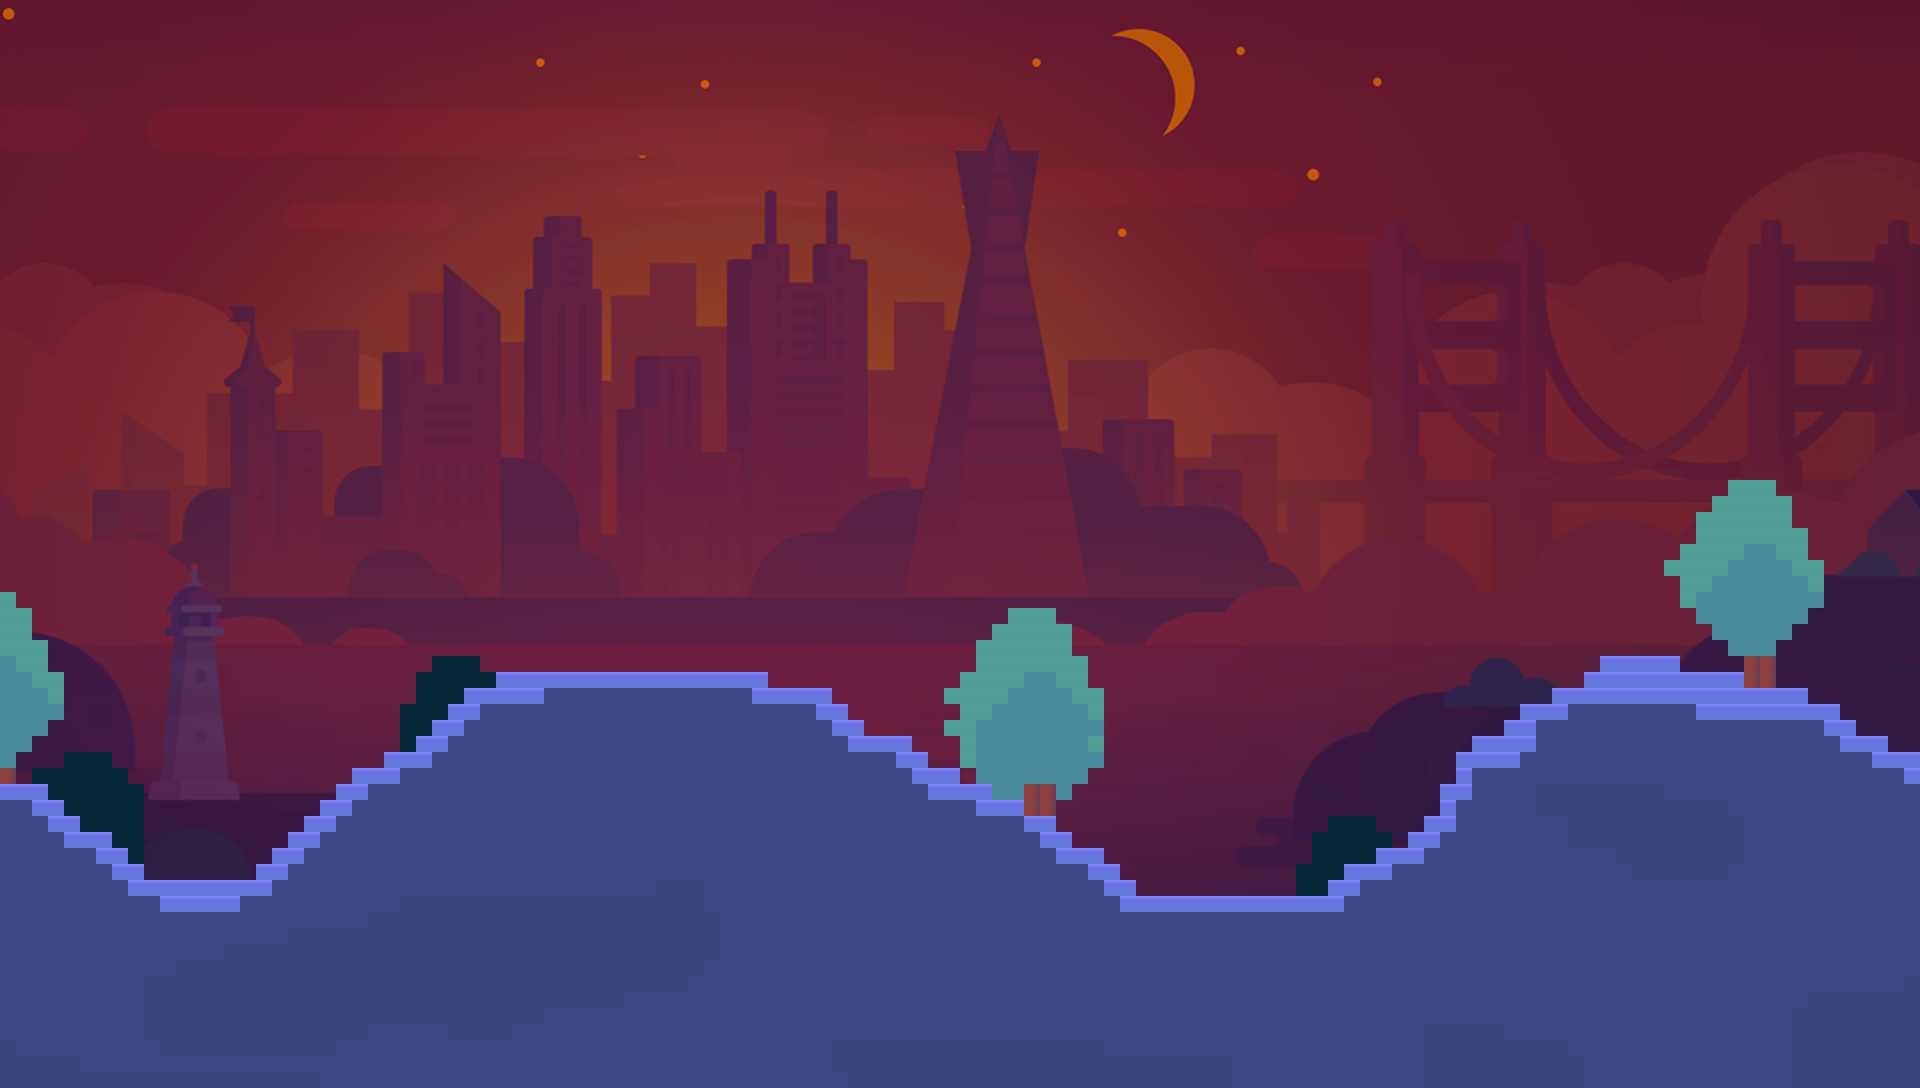

Rendered tile map (Tiled .tmx) drawn with the repository's tilesets; below, a short description and the map source with its tile grids summarised:
An orthogonal 120x68 tile map with 16x16 px tiles, 3 tile layers (back, trees, graphics), 3 tilesets and 39 objects.

<map version="1.9" tiledversion="1.9.2" orientation="orthogonal" renderorder="right-down" width="120" height="68" tilewidth="16" tileheight="16" infinite="0" nextlayerid="5" nextobjectid="55">
 <tileset firstgid="1" source="base.tsx" />
 <tileset firstgid="13399" source="G2ground.tsx" />
 <tileset firstgid="13813" source="trees.tsx" />
 <layer id="1" name="back" width="120" height="68" locked="1">
  <data>[8160 cells, 8160 non-empty, 8160 distinct tile ids]</data>
 </layer>
 <layer id="3" name="trees" width="120" height="68" locked="1">
  <data>[8160 cells, 321 non-empty, 6 distinct tile ids]</data>
 </layer>
 <layer id="2" name="graphics" width="120" height="68" locked="1">
  <data>[8160 cells, 2416 non-empty, 4 distinct tile ids]</data>
 </layer>
 <objectgroup id="4" name="ground">
  <object id="4" x="0" y="788" width="44" height="300" />
  <object id="5" x="482" y="684" width="282" height="404" />
  <object id="9" x="44" y="821" width="32" height="266" />
  <object id="10" x="78" y="833" width="32" height="254" />
  <object id="11" x="112" y="869" width="34" height="218" />
  <object id="12" x="146" y="882" width="104" height="206" />
  <object id="13" x="252" y="872" width="32" height="216" />
  <object id="14" x="286" y="836" width="32" height="254" />
  <object id="15" x="320" y="802" width="32" height="286" />
  <object id="16" x="354" y="769" width="32" height="320" />
  <object id="17" x="384" y="757" width="32" height="332" />
  <object id="18" x="416" y="741" width="32" height="346" />
  <object id="19" x="448" y="705" width="32" height="382" />
  <object id="20" x="994" y="806.333" width="32" height="280.667" />
  <object id="21" x="1425.33" y="821.667" width="16" height="266" />
  <object id="22" x="1440.67" y="787" width="32" height="302" />
  <object id="25" x="1026" y="823" width="29.3333" height="266" />
  <object id="26" x="1550.67" y="689" width="32.6667" height="398" />
  <object id="28" x="762" y="690" width="66" height="400" />
  <object id="30" x="828" y="706" width="18.6667" height="381.333" />
  <object id="34" x="846.667" y="737" width="50" height="349.334" />
  <object id="36" x="896.333" y="753.333" width="31.3333" height="334.001" />
  <object id="37" x="928.333" y="766.333" width="31.3333" height="322.001" />
  <object id="38" x="959.667" y="785.666" width="34" height="302.001" />
  <object id="39" x="1056" y="849.333" width="47.3333" height="238" />
  <object id="40" x="1103" y="866.333" width="16" height="222" />
  <object id="41" x="1118.33" y="896.333" width="209.333" height="191.333" />
  <object id="42" x="1328.33" y="881.667" width="15.3333" height="207.333" />
  <object id="43" x="1343.67" y="865" width="31.3333" height="223.333" />
  <object id="44" x="1375" y="847.667" width="50.6666" height="240.667" />
  <object id="45" x="1473" y="739" width="30" height="348" />
  <object id="46" x="1503.67" y="722.333" width="30" height="365.333" />
  <object id="47" x="1533.67" y="705.667" width="16.6666" height="382" />
  <object id="48" x="1584.33" y="673" width="159.333" height="414.667" />
  <object id="49" x="1743" y="689.333" width="63.9997" height="398.667" />
  <object id="50" x="1806.67" y="704.667" width="32.6664" height="384" />
  <object id="51" x="1839.67" y="722" width="13.9997" height="366.667" />
  <object id="52" x="1853.67" y="737.333" width="33.9997" height="351.334" />
  <object id="53" x="1887" y="752.333" width="33.9997" height="336.667" />
 </objectgroup>
</map>